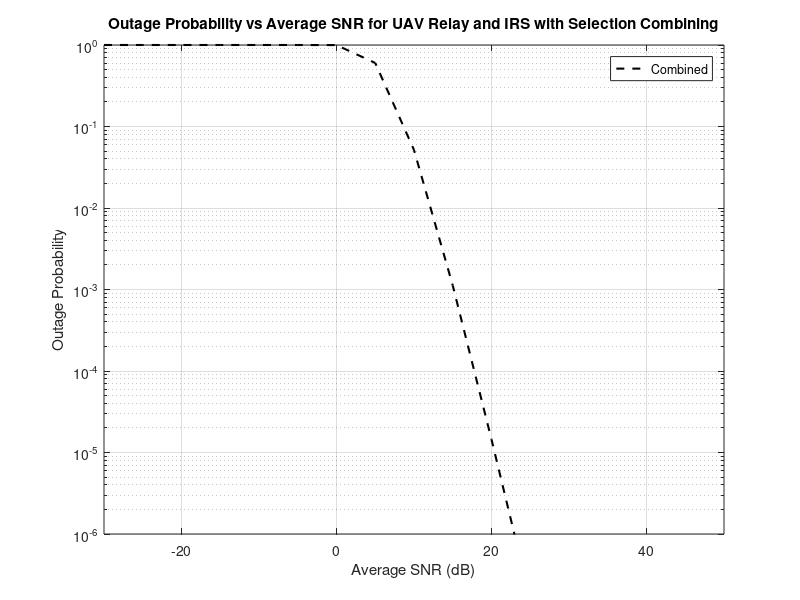

The MATLAB script that drew this image:
%% Clear and close all
clear;
close all;
clc;

%% Parameters
M = 1e6; % Number of samples (for simulation)
Average_SNR_dB = -30:5:50; % Average SNR in dB
Average_SNR = 10.^(Average_SNR_dB ./ 10); % Convert SNR to linear scale
Threshold_SNR_dB = -30; % Threshold SNR in dB
Gamma_0 = 10^(Threshold_SNR_dB / 10); % Convert threshold SNR to linear scale

% Nakagami-m parameters
m = 2; % Shape parameter
Omega_UAV = 1; % Mean SNR of UAV link
Omega_IRS = 1; % Mean SNR of IRS link

% Gains
G_s = 10; G_u = 10; G_r = 10; G_d = 10;

% Path Losses
d1 = 10; % Distance from source to UAV in meters
d2 = 10; % Distance from UAV to destination in meters
f = 1.6e9; % Frequency in Hz (1.6 GHz)
c = 3e8; % Speed of light in m/s
lambda = c / f; % Wavelength

% Free Space Path Loss parameters
PL_UAV = (G_s * G_u * lambda^2) / (4 * pi * d1)^2; % Source to UAV path loss
PL_IRS = (G_r * G_d * lambda^2) / (4 * pi * d2)^2; % UAV to Destination path loss

% Initialize arrays for analytical outage probability results
OutageProb_UAV = zeros(size(Average_SNR_dB));
OutageProb_IRS = zeros(size(Average_SNR_dB));
OutageProb_combined = zeros(size(Average_SNR_dB));

%% Analytical outage probability calculation loop for UAV and IRS

for jj = 1:length(Average_SNR_dB)
    % Analytical Outage Probability Calculation for UAV
    gamma_th_uav = Gamma_0 / (Average_SNR(jj) * PL_UAV); % Normalized threshold for Nakagami-m CDF
    F_gamma_UAV = gammainc(m * gamma_th_uav, m, 'lower');
    OutageProb_UAV(jj) = F_gamma_UAV;
    
    % Analytical Outage Probability Calculation for IRS
    gamma_th_irs = Gamma_0 / (Average_SNR(jj) * PL_IRS); % Normalized threshold for Nakagami-m CDF
    F_gamma_IRS = gammainc(m * gamma_th_irs, m, 'lower');
    OutageProb_IRS(jj) = F_gamma_IRS;
    
    % Combined Outage Probability using Selection Combining
    OutageProb_combined(jj) = OutageProb_UAV(jj) * OutageProb_IRS(jj);
end

%% Plotting Outage Probability results
figure;
semilogy(Average_SNR_dB, OutageProb_combined, 'k--', 'LineWidth', 1.5);
xlabel('Average SNR (dB)');
ylabel('Outage Probability');
title('Outage Probability vs Average SNR for UAV Relay and IRS with Selection Combining');
legend('Combined');
grid on;
axis([-30 50 1e-6 1]);
